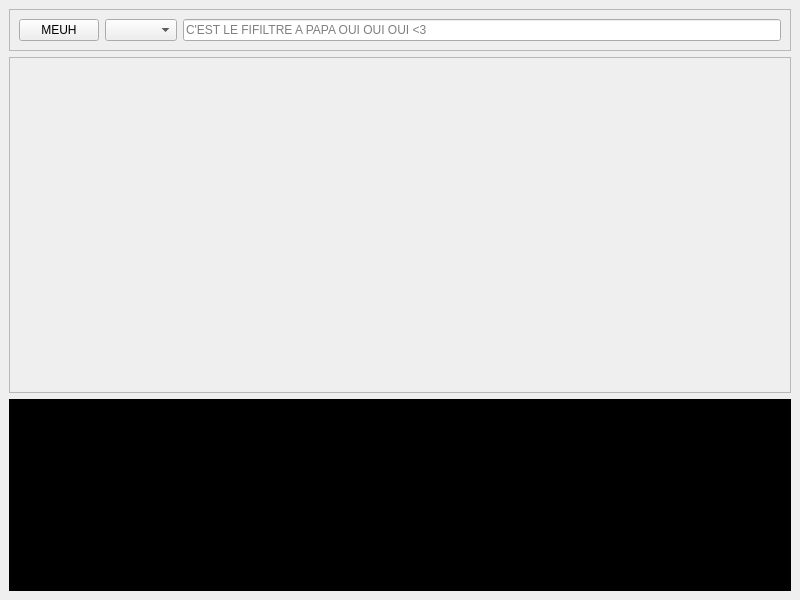
<?xml version="1.0" encoding="UTF-8"?>
<ui version="4.0">
 <class>MainWindow</class>
 <widget class="QMainWindow" name="MainWindow">
  <property name="geometry">
   <rect>
    <x>0</x>
    <y>0</y>
    <width>800</width>
    <height>600</height>
   </rect>
  </property>
  <property name="windowTitle">
   <string>Arduboy</string>
  </property>
  <property name="unifiedTitleAndToolBarOnMac">
   <bool>false</bool>
  </property>
  <widget class="QWidget" name="centralwidget">
   <layout class="QVBoxLayout" name="verticalLayout">
    <item>
     <widget class="QFrame" name="frame">
      <property name="frameShape">
       <enum>QFrame::Shape::StyledPanel</enum>
      </property>
      <property name="frameShadow">
       <enum>QFrame::Shadow::Raised</enum>
      </property>
      <layout class="QHBoxLayout" name="horizontalLayout">
       <item>
        <widget class="QPushButton" name="refreshButton">
         <property name="text">
          <string>MEUH</string>
         </property>
        </widget>
       </item>
       <item>
        <widget class="QComboBox" name="comPort"/>
       </item>
       <item>
        <widget class="QLineEdit" name="filterEdit">
         <property name="placeholderText">
          <string>C'EST LE FIFILTRE A PAPA OUI OUI OUI &lt;3</string>
         </property>
        </widget>
       </item>
      </layout>
     </widget>
    </item>
    <item>
     <widget class="QScrollArea" name="scrollArea">
      <property name="widgetResizable">
       <bool>true</bool>
      </property>
      <property name="alignment">
       <set>Qt::AlignmentFlag::AlignLeading|Qt::AlignmentFlag::AlignLeft|Qt::AlignmentFlag::AlignTop</set>
      </property>
      <widget class="QWidget" name="gameWidgets">
       <property name="geometry">
        <rect>
         <x>0</x>
         <y>0</y>
         <width>780</width>
         <height>332</height>
        </rect>
       </property>
       <layout class="QVBoxLayout" name="verticalLayout_2"/>
      </widget>
     </widget>
    </item>
    <item>
     <widget class="QTextEdit" name="log">
      <property name="sizePolicy">
       <sizepolicy hsizetype="Expanding" vsizetype="Maximum">
        <horstretch>0</horstretch>
        <verstretch>0</verstretch>
       </sizepolicy>
      </property>
      <property name="minimumSize">
       <size>
        <width>0</width>
        <height>150</height>
       </size>
      </property>
      <property name="styleSheet">
       <string notr="true">background-color: black;
color: white;</string>
      </property>
      <property name="readOnly">
       <bool>true</bool>
      </property>
     </widget>
    </item>
   </layout>
  </widget>
 </widget>
 <resources/>
 <connections>
  <connection>
   <sender>refreshButton</sender>
   <signal>clicked()</signal>
   <receiver>MainWindow</receiver>
   <slot>refreshCOM()</slot>
   <hints>
    <hint type="sourcelabel">
     <x>56</x>
     <y>30</y>
    </hint>
    <hint type="destinationlabel">
     <x>399</x>
     <y>299</y>
    </hint>
   </hints>
  </connection>
  <connection>
   <sender>comPort</sender>
   <signal>currentIndexChanged(int)</signal>
   <receiver>MainWindow</receiver>
   <slot>comPortChanged()</slot>
   <hints>
    <hint type="sourcelabel">
     <x>139</x>
     <y>30</y>
    </hint>
    <hint type="destinationlabel">
     <x>399</x>
     <y>299</y>
    </hint>
   </hints>
  </connection>
  <connection>
   <sender>filterEdit</sender>
   <signal>textChanged(QString)</signal>
   <receiver>MainWindow</receiver>
   <slot>filter(QString)</slot>
   <hints>
    <hint type="sourcelabel">
     <x>483</x>
     <y>30</y>
    </hint>
    <hint type="destinationlabel">
     <x>399</x>
     <y>299</y>
    </hint>
   </hints>
  </connection>
 </connections>
 <slots>
  <slot>refreshCOM()</slot>
  <slot>installStarted()</slot>
  <slot>installDone()</slot>
  <slot>comPortChanged()</slot>
  <slot>filter(QString)</slot>
 </slots>
</ui>
